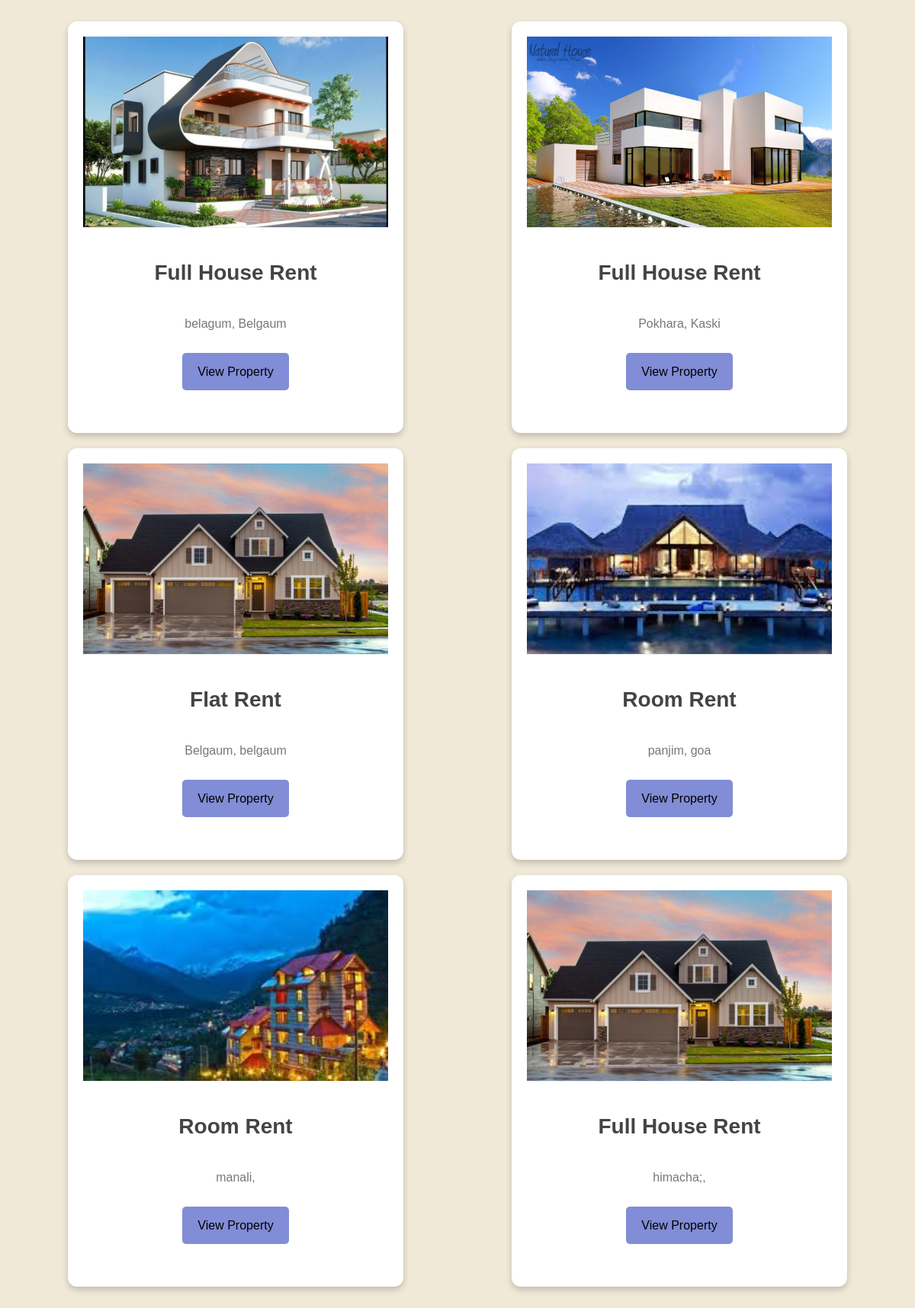
/property-list.php, run on the app's committed database.
### tables this page shows
CREATE TABLE `add_property` (
  `property_id` int(10) NOT NULL,
  `country` varchar(50) NOT NULL,
  `province` varchar(50) NOT NULL,
  `zone` varchar(50) NOT NULL,
  `district` varchar(50) NOT NULL,
  `city` varchar(100) NOT NULL,
  `vdc_municipality` varchar(50) NOT NULL,
  `ward_no` int(10) NOT NULL,
  `tole` varchar(100) NOT NULL,
  `contact_no` bigint(10) NOT NULL,
  `property_type` varchar(50) NOT NULL,
  `estimated_price` bigint(10) NOT NULL,
  `total_rooms` int(10) NOT NULL,
  `bedroom` int(10) NOT NULL,
  `living_room` int(10) NOT NULL,
  `kitchen` int(10) NOT NULL,
  `bathroom` int(10) NOT NULL,
  `description` varchar(2000) NOT NULL,
  `latitude` decimal(9,6) NOT NULL,
  `longitude` decimal(9,6) NOT NULL,
  `owner_id` int(10) NOT NULL,
  `booked` enum('Yes','No') NOT NULL DEFAULT 'No'
);

CREATE TABLE `property_photo` (
  `property_photo_id` int(12) NOT NULL,
  `p_photo` varchar(500) NOT NULL,
  `property_id` int(11) NOT NULL
);

### property-list.php (the view, shortened to what this page needs)
<!DOCTYPE html>
<html>
<head>
</head>
<body>
<div class="container">
<?php
$sql="SELECT * FROM add_property";
$query=mysqli_query($db,$sql);
if(mysqli_num_rows($query)>0)
{
  while ($rows=mysqli_fetch_assoc($query)) {
    $property_id=$rows['property_id'];
?>
<div class="card">
<?php
$sql2="SELECT * FROM property_photo where property_id='$property_id'";
$query2=mysqli_query($db,$sql2);
if(mysqli_num_rows($query2)>0)
{
  $row=mysqli_fetch_assoc($query2);
  $photo=$row['p_photo'];
  echo  '<img class="card-image" src="owner/'.$photo.'">';
}?>
<h4 class="card-title"><b><?php echo $rows['property_type'];?></b></h4>
<p class="card-location"><?php echo $rows['city'].', '.$rows['district']?></p>
<a href="view-property.php?property_id=<?php echo $rows['property_id'];?>" class="btn btn-primary btn-block">View Property</a>
</div>
<?php
  }
}
?>
</div>
</body>
</html>

### property-list.php (style rules this page uses)
body { font-family: Arial, sans-serif; line-height: 1.6; color: #333; padding: 20px; background-color: #f0e9d8; }
.container { display: flex; flex-wrap: wrap; justify-content: space-around; gap: 20px; }
.card { box-shadow: 0 4px 8px 0 rgba(0, 0, 0, 0.2); border-radius: 12px; overflow: hidden; background-color: #fff; transition: box-shadow 0.3s ease; width: 100%; max-width: 400px; min-height: 500px; padding: 20px; display: flex; flex-direction: column; align-items: center; }
.card-title { font-size: 28px; color: #444; margin-bottom: 15px; }
.card-location { color: #777; margin-bottom: 15px; }
.card-image { width: 100%; height: 250px; object-fit: cover; border-bottom: 1px solid #eee; }
.btn { padding: 12px 20px; background-color: #818dd6; color: black; text-align: center; text-decoration: none; border: none; border-radius: 5px; transition: background-color 0.3s ease; margin-top: 10px; display: inline-block; }

### data on the page
add_property: property_photo.p_photo (picture), property_type "Full House Rent", city "belagum", district "Belgaum"
add_property: property_photo.p_photo (picture), property_type "Full House Rent", city "Pokhara", district "Kaski"
add_property: property_photo.p_photo (picture), property_type "Flat Rent", city "Belgaum", district "belgaum"
add_property: property_photo.p_photo (picture), property_type "Room Rent", city "panjim", district "goa"
add_property: property_photo.p_photo (picture), property_type "Room Rent", city "manali"
add_property: property_photo.p_photo (picture), property_type "Full House Rent", city "himacha;"
